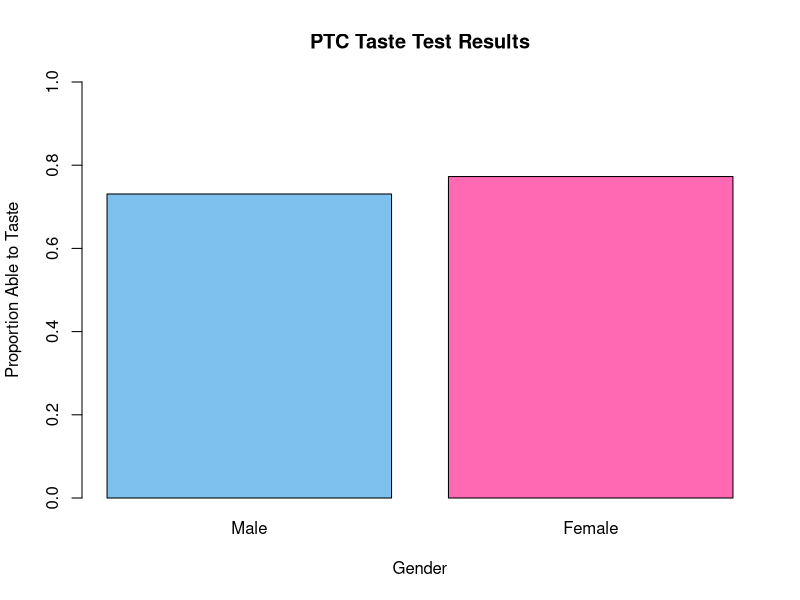
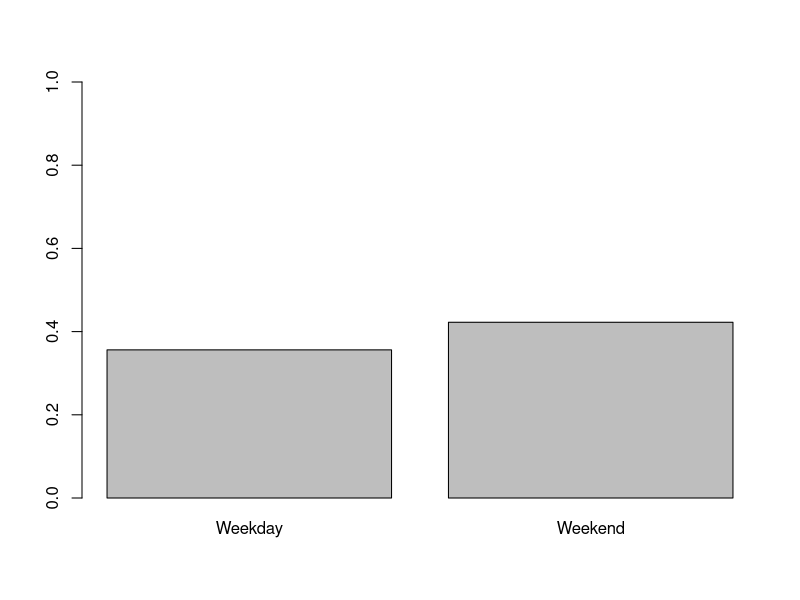
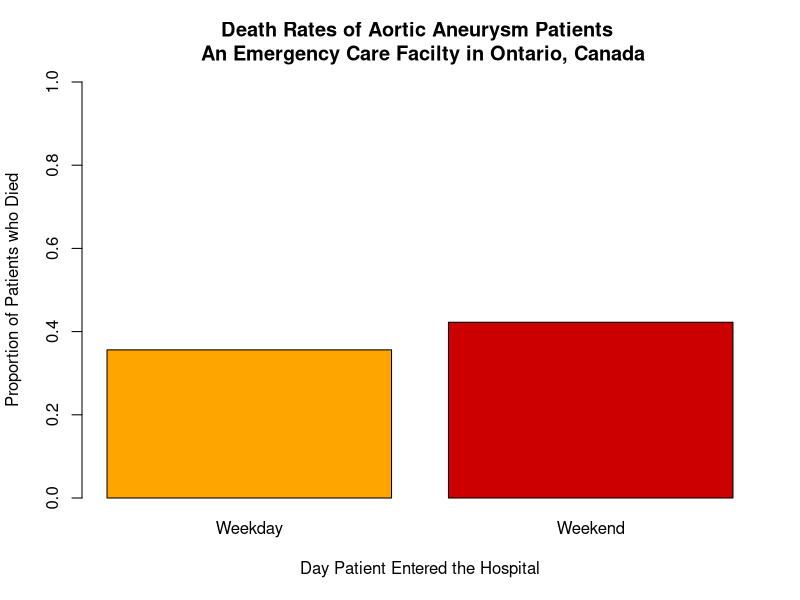
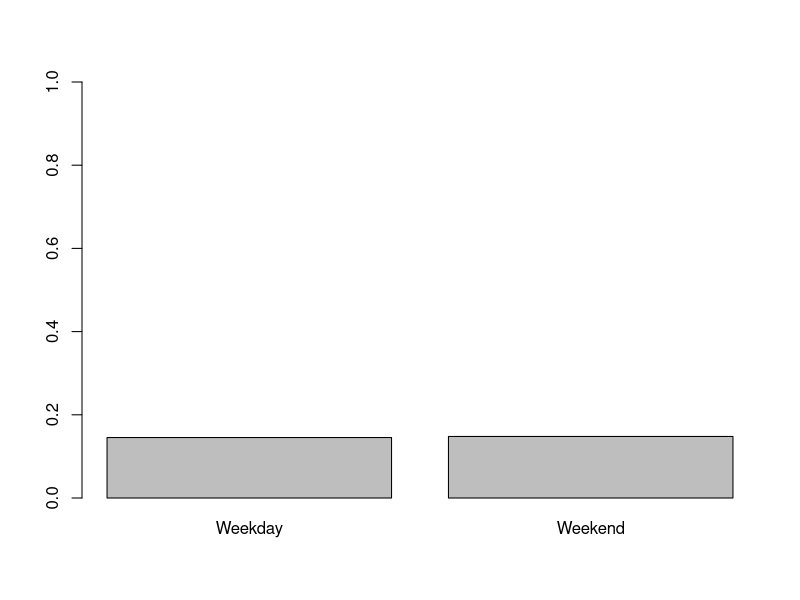

Generate these figures, in order, with R:
## ---- chunk 1
ptc.table <- c(`Male` = 38/52, `Female` = 51/66)
barplot(ptc.table, 
        col=c("skyblue2","hotpink"), 
        ylim=c(0,1),
        main="PTC Taste Test Results",
        ylab="Proportion Able to Taste",
        xlab="Gender")
## ---- chunk 2
prop.test(x=c(38,51), n=c(52,66), correct=FALSE, alternative="two.sided")
## ---- chunk 3
aortic.table <- c(Weekday=1476/4145, Weekend=553/1309)
barplot(aortic.table, ylim=c(0,1))
## ---- chunk 4
barplot(aortic.table, 
        ylim=c(0,1),
        main="Death Rates of Aortic Aneurysm Patients \n An Emergency Care Facilty in Ontario, Canada",
        ylab="Proportion of Patients who Died",
        xlab="Day Patient Entered the Hospital",
        col=c("orange","red3"))

## ---- chunk 5
prop.test(x = c(1476, 533), n = c(4145, 1309), correct=FALSE, alternative="less")
## ---- chunk 6
hattack.table <- c(Weekday=17113/117709, Weekend=6289/42511)
barplot(hattack.table, ylim=c(0,1))
## ---- chunk 7
prop.test(x=c(17113, 6289), n=c(117709,42511), correct=FALSE, alternative="less")

sqrt(1.6336)
